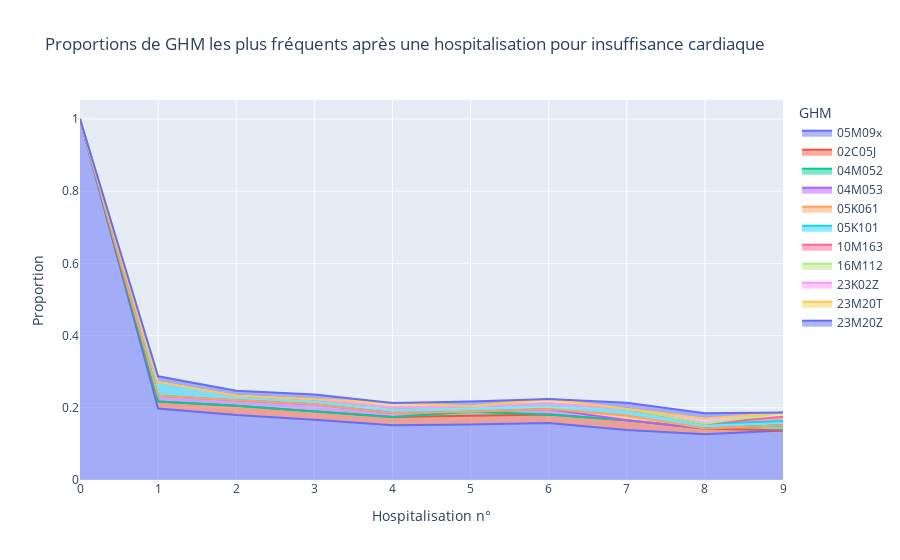

The code cell stored with this chart in its notebook:
### Code cell
fig = px.area(database, title="Proportions de GHM les plus fréquents après une hospitalisation pour insuffisance cardiaque",
             labels={
                     "value": "Proportion",
                     "index": "Hospitalisation n°",
                     "variable" : "GHM"
                 })
fig.show()
fig.write_html("data/GHM_apres_IC_prop_subset.html")

### Figure 1 — Plotly figure (JSON) as saved in the notebook; plotly's stock layout.template omitted (floating-point values rounded to 4 significant figures)
{"data": [{"fillpattern": {"shape": ""}, "hovertemplate": "GHM=05M09x<br>Hospitalisation n°=%{x}<br>Proportion=%{y}<extra></extra>", "legendgroup": "05M09x", "line": {"color": "#636efa"}, "marker": {"symbol": "circle"}, "mode": "lines", "name": "05M09x", "orientation": "v", "showlegend": true, "stackgroup": "1", "type": "scatter", "x": ["0", "1", "2", "3", "4", "5", "6", "7", "8", "9"], "xaxis": "x", "y": [1, 0.1982, 0.1801, 0.1672, 0.1515, 0.1537, 0.1582, 0.1386, 0.1268, 0.1375], "yaxis": "y"}, {"fillpattern": {"shape": ""}, "hovertemplate": "GHM=02C05J<br>Hospitalisation n°=%{x}<br>Proportion=%{y}<extra></extra>", "legendgroup": "02C05J", "line": {"color": "#EF553B"}, "marker": {"symbol": "circle"}, "mode": "lines", "name": "02C05J", "orientation": "v", "showlegend": true, "stackgroup": "1", "type": "scatter", "x": ["0", "1", "2", "3", "4", "5", "6", "7", "8", "9"], "xaxis": "x", "y": [null, 0.019, 0.02585, 0.02403, 0.02292, 0.02414, 0.02347, 0.0272, 0.01605, null], "yaxis": "y"}, {"fillpattern": {"shape": ""}, "hovertemplate": "GHM=04M052<br>Hospitalisation n°=%{x}<br>Proportion=%{y}<extra></extra>", "legendgroup": "04M052", "line": {"color": "#00cc96"}, "marker": {"symbol": "circle"}, "mode": "lines", "name": "04M052", "orientation": "v", "showlegend": true, "stackgroup": "1", "type": "scatter", "x": ["0", "1", "2", "3", "4", "5", "6", "7", "8", "9"], "xaxis": "x", "y": [null, null, null, null, null, 0.01126, null, null, null, 0.01394], "yaxis": "y"}, {"fillpattern": {"shape": ""}, "hovertemplate": "GHM=04M053<br>Hospitalisation n°=%{x}<br>Proportion=%{y}<extra></extra>", "legendgroup": "04M053", "line": {"color": "#ab63fa"}, "marker": {"symbol": "circle"}, "mode": "lines", "name": "04M053", "orientation": "v", "showlegend": true, "stackgroup": "1", "type": "scatter", "x": ["0", "1", "2", "3", "4", "5", "6", "7", "8", "9"], "xaxis": "x", "y": [null, 0.01605, 0.01477, 0.0184, 0.01146, null, 0.01531, null, null, null], "yaxis": "y"}, {"fillpattern": {"shape": ""}, "hovertemplate": "GHM=05K061<br>Hospitalisation n°=%{x}<br>Proportion=%{y}<extra></extra>", "legendgroup": "05K061", "line": {"color": "#FFA15A"}, "marker": {"symbol": "circle"}, "mode": "lines", "name": "05K061", "orientation": "v", "showlegend": true, "stackgroup": "1", "type": "scatter", "x": ["0", "1", "2", "3", "4", "5", "6", "7", "8", "9"], "xaxis": "x", "y": [null, null, null, null, null, null, null, 0.01295, null, null], "yaxis": "y"}, {"fillpattern": {"shape": ""}, "hovertemplate": "GHM=05K101<br>Hospitalisation n°=%{x}<br>Proportion=%{y}<extra></extra>", "legendgroup": "05K101", "line": {"color": "#19d3f3"}, "marker": {"symbol": "circle"}, "mode": "lines", "name": "05K101", "orientation": "v", "showlegend": true, "stackgroup": "1", "type": "scatter", "x": ["0", "1", "2", "3", "4", "5", "6", "7", "8", "9"], "xaxis": "x", "y": [null, 0.03931, 0.01354, 0.01431, 0.01464, 0.01529, 0.01531, 0.01943, 0.01284, 0.01195], "yaxis": "y"}, {"fillpattern": {"shape": ""}, "hovertemplate": "GHM=10M163<br>Hospitalisation n°=%{x}<br>Proportion=%{y}<extra></extra>", "legendgroup": "10M163", "line": {"color": "#FF6692"}, "marker": {"symbol": "circle"}, "mode": "lines", "name": "10M163", "orientation": "v", "showlegend": true, "stackgroup": "1", "type": "scatter", "x": ["0", "1", "2", "3", "4", "5", "6", "7", "8", "9"], "xaxis": "x", "y": [null, null, null, null, null, null, null, null, null, 0.01195], "yaxis": "y"}, {"fillpattern": {"shape": ""}, "hovertemplate": "GHM=16M112<br>Hospitalisation n°=%{x}<br>Proportion=%{y}<extra></extra>", "legendgroup": "16M112", "line": {"color": "#B6E880"}, "marker": {"symbol": "circle"}, "mode": "lines", "name": "16M112", "orientation": "v", "showlegend": true, "stackgroup": "1", "type": "scatter", "x": ["0", "1", "2", "3", "4", "5", "6", "7", "8", "9"], "xaxis": "x", "y": [null, null, null, null, null, null, null, null, null, 0.01195], "yaxis": "y"}, {"fillpattern": {"shape": ""}, "hovertemplate": "GHM=23K02Z<br>Hospitalisation n°=%{x}<br>Proportion=%{y}<extra></extra>", "legendgroup": "23K02Z", "line": {"color": "#FF97FF"}, "marker": {"symbol": "circle"}, "mode": "lines", "name": "23K02Z", "orientation": "v", "showlegend": true, "stackgroup": "1", "type": "scatter", "x": ["0", "1", "2", "3", "4", "5", "6", "7", "8", "9"], "xaxis": "x", "y": [null, null, null, null, null, null, null, null, 0.01445, null], "yaxis": "y"}, {"fillpattern": {"shape": ""}, "hovertemplate": "GHM=23M20T<br>Hospitalisation n°=%{x}<br>Proportion=%{y}<extra></extra>", "legendgroup": "23M20T", "line": {"color": "#FECB52"}, "marker": {"symbol": "circle"}, "mode": "lines", "name": "23M20T", "orientation": "v", "showlegend": true, "stackgroup": "1", "type": "scatter", "x": ["0", "1", "2", "3", "4", "5", "6", "7", "8", "9"], "xaxis": "x", "y": [null, null, null, null, 0.01273, null, 0.01224, null, null, null], "yaxis": "y"}, {"fillpattern": {"shape": ""}, "hovertemplate": "GHM=23M20Z<br>Hospitalisation n°=%{x}<br>Proportion=%{y}<extra></extra>", "legendgroup": "23M20Z", "line": {"color": "#636efa"}, "marker": {"symbol": "circle"}, "mode": "lines", "name": "23M20Z", "orientation": "v", "showlegend": true, "stackgroup": "1", "type": "scatter", "x": ["0", "1", "2", "3", "4", "5", "6", "7", "8", "9"], "xaxis": "x", "y": [null, 0.01474, 0.01313, 0.01278, null, 0.01287, null, 0.01554, 0.01445, null], "yaxis": "y"}], "layout": {"legend": {"title": {"text": "GHM"}, "tracegroupgap": 0}, "title": {"text": "Proportions de GHM les plus fréquents après une hospitalisation pour insuffisance cardiaque"}, "xaxis": {"anchor": "y", "domain": [0, 1], "title": {"text": "Hospitalisation n°"}}, "yaxis": {"anchor": "x", "domain": [0, 1], "title": {"text": "Proportion"}}}}
